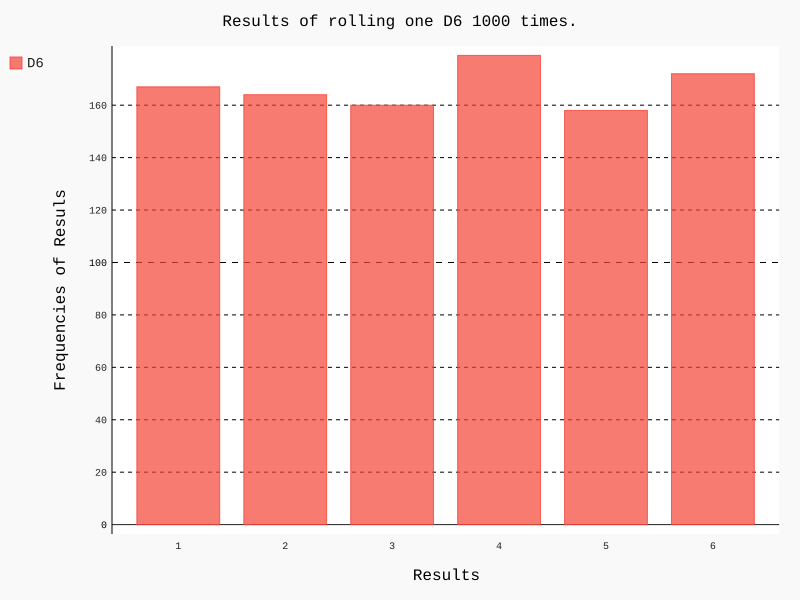

Write Python code to recreate this figure.
import pygal
from dice import Dice

# Set a dice of 6 sides.
dice = Dice()

# Roll the dice, and record every number in a list.
results = []
for roll_num in range(1000):
    result = dice.roll()
    results.append(result)
print(results)

#  Analyze the frequency of every number.
frequencies = []
for value in range(1, dice.num_sides + 1):
    frequency = results.count(value)
    frequencies.append(frequency)

# Make the frequencied visualize.
hist = pygal.Bar()
hist.title = "Results of rolling one D6 1000 times."
hist.x_labels = ["1", "2", "3", "4", "5", "6"]
hist.x_title = "Results"
hist.y_title = "Frequencies of Resuls"
hist.add("D6", frequencies)
hist.render_to_file("1_dice_visual.svg")
